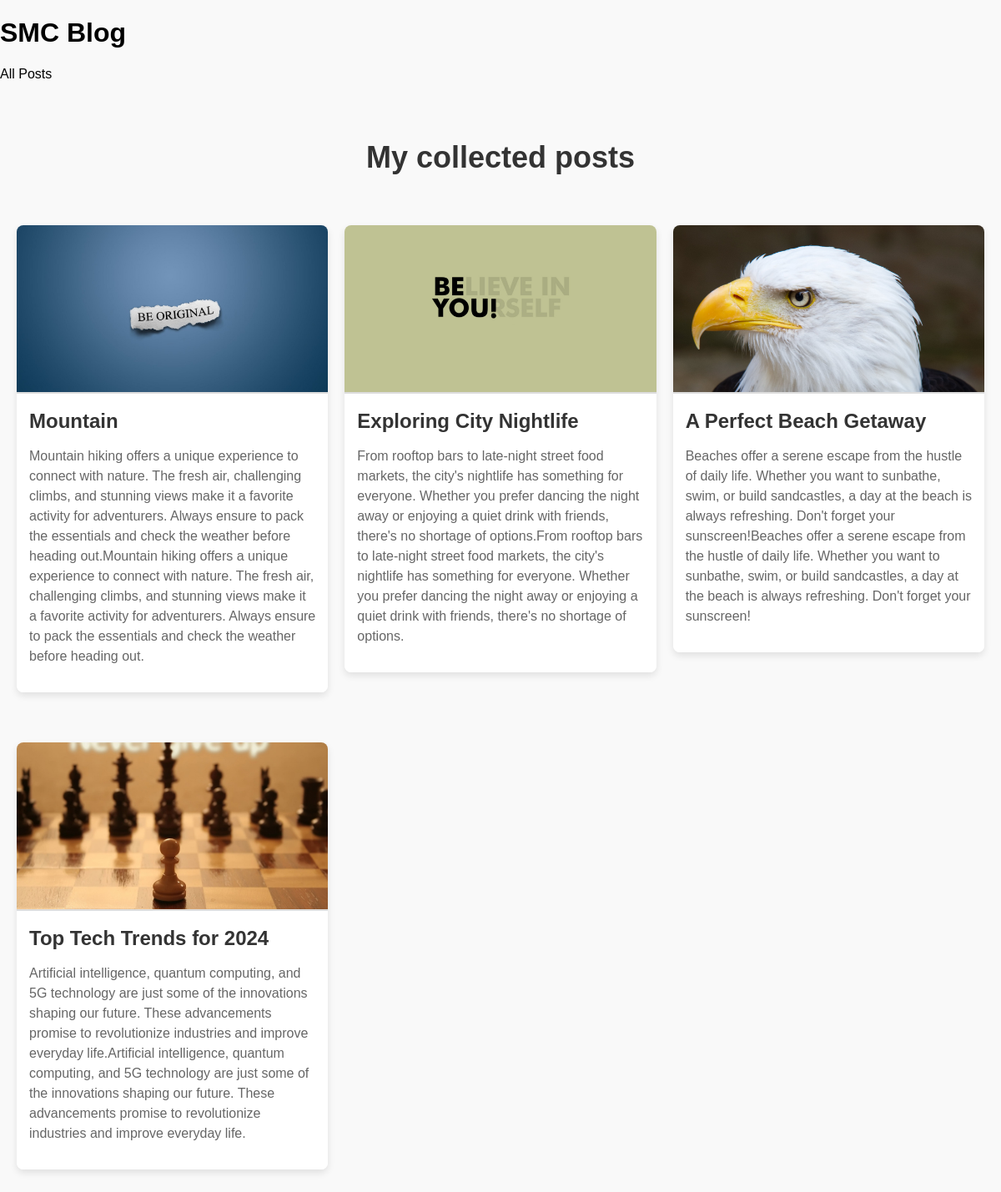
/posts/, run on the app's committed database.
### blog/models.py (models this page shows, shortened)
class Post(models.Model):
    title= models.CharField(max_length=150)
    excerpt= models.CharField(max_length=200)
    image = models.ImageField(upload_to="posts", null=True)
    date = models.DateField(auto_now=True)
    slug = models.SlugField(unique=True, db_index=True, max_length=100, blank=True)  # Allow blank for auto-generation
    content = models.TextField()
    author = models.ForeignKey(Author,on_delete=models.SET_NULL,null=True,related_name='posts')
    tags = models.ManyToManyField(Tag)

### blog/views.py (the view)
# urls.py: path("posts/", views.PostListView.as_view(), name="posts-page"),
class PostListView(ListView):
    model = Post
    template_name = "blog/all-posts.html"
    context_object_name = "whole_list"

### blog/templates/blog/all-posts.html (shortened to what this page needs)
{% extends "base.html" %}
{% load static %}
{% block css_files %}
  <link rel="stylesheet" href="{% static 'blog/all-posts.css'%}">
{% endblock css_files %}
{% block content %}
  <section>
    <h2>My collected posts</h2>
    <ul>
        {% for post in whole_list  %}
        {% include 'blog/includes/post.html' %}
        {% endfor %}
    </ul>
  </section>
{% endblock content %}

### blog/templates/blog/includes/post.html
{% load static %}
{% block css_files %}
<link rel="stylesheet" href="{% static 'blog/post.css'%}">
{% endblock css_files %}
<li>
    <article class="post">
        <a href="{% url 'post-detail-page' post.slug%}">
            <img src="{{ post.image.url }}"alt="This is a mountain">
            <div class="post__content">
                <h3>{{post.title}}</h3>
                <p>{{post.content}}</p>
            </div>
        </a>
    </article>
</li>

### blog/static/blog/all-posts.css (style rules this page uses)
section { padding: 40px 20px; max-width: 1200px; margin: 0 auto; }
h2 { font-size: 36px; text-align: center; margin-bottom: 40px; color: #333; }
ul { list-style: none; padding: 0; margin: 0; }
.post { display: flex; flex-direction: column; background-color: #fff; margin: 20px 0; border-radius: 8px; box-shadow: 0 4px 6px rgba(0, 0, 0, 0.1); overflow: hidden; transition: transform 0.3s ease, box-shadow 0.3s ease; }
.post img { width: 100%; height: 250px; object-fit: cover; border-bottom: 3px solid #ddd; }
.post__content { padding: 20px; }
.post__content h3 { font-size: 24px; margin-bottom: 15px; color: #333; font-weight: bold; }
.post__content p { font-size: 16px; color: #666; line-height: 1.6; }
.post a { text-decoration: none; color: inherit; }
ul { display: grid; grid-template-columns: repeat(auto-fill, minmax(300px, 1fr)); gap: 20px; padding: 0; margin: 0; }

### blog/static/blog/post.css (style rules this page uses)
body { font-family: Arial, sans-serif; margin: 0; padding: 0; background-color: #f9f9f9; }
a { text-decoration: none; color: inherit; }
ul { list-style: none; padding: 0; margin: 0; }
.post { display: flex; flex-direction: column; margin: 20px 0; background-color: white; border-radius: 8px; overflow: hidden; box-shadow: 0 4px 8px rgba(0, 0, 0, 0.1); transition: transform 0.3s ease, box-shadow 0.3s ease; }
.post img { width: 100%; height: 200px; object-fit: cover; border-bottom: 2px solid #ddd; }
.post__content { padding: 15px; background-color: #fff; }
.post__content h3 { font-size: 24px; margin: 0 0 10px; color: #333; }
.post__content p { font-size: 16px; color: #666; line-height: 1.5; }

### data on the page
Post: image (picture), title "Mountain", content "Mountain hiking offers a unique experience to connect with nature. The fresh air, challenging climbs, and stunning views make it a favorite activity for adventurers. Always ensure to pack the essentials and check the weather before heading out.Mountain hiking offers a unique experience to connect with nature. The fresh air, challenging climbs, and stunning views make it a favorite activity for adventurers. Always ensure to pack the essentials and check the weather before heading out."
Post: image (picture), title "Exploring City Nightlife", content "From rooftop bars to late-night street food markets, the city's nightlife has something for everyone. Whether you prefer dancing the night away or enjoying a quiet drink with friends, there's no shortage of options.From rooftop bars to late-night street food markets, the city's nightlife has something for everyone. Whether you prefer dancing the night away or enjoying a quiet drink with friends, there's no shortage of options."
Post: image (picture), title "A Perfect Beach Getaway", content "Beaches offer a serene escape from the hustle of daily life. Whether you want to sunbathe, swim, or build sandcastles, a day at the beach is always refreshing. Don't forget your sunscreen!Beaches offer a serene escape from the hustle of daily life. Whether you want to sunbathe, swim, or build sandcastles, a day at the beach is always refreshing. Don't forget your sunscreen!"
Post: image (picture), title "Top Tech Trends for 2024", content "Artificial intelligence, quantum computing, and 5G technology are just some of the innovations shaping our future. These advancements promise to revolutionize industries and improve everyday life.Artificial intelligence, quantum computing, and 5G technology are just some of the innovations shaping our future. These advancements promise to revolutionize industries and improve everyday life."
